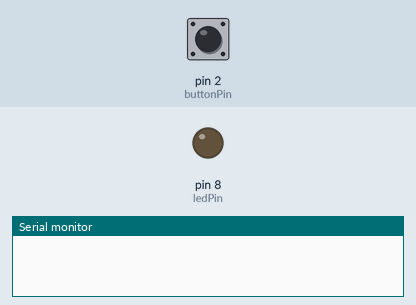
This sketch was run on a simulated Arduino Uno, built with avr-gcc and run on an emulated ATmega328P. Shown: output pins drawn as LEDs (lit = HIGH), the last lines printed to the serial monitor. Dashed ring = blinking. The inputs (shaded band) are chosen by the test bench; at power-on: pin 2 (buttonPin) LOW.

Above: at 1.2 s.
1.3 s: pin 2 (buttonPin) pulled HIGH for 0.15 s
At 2.5 s:
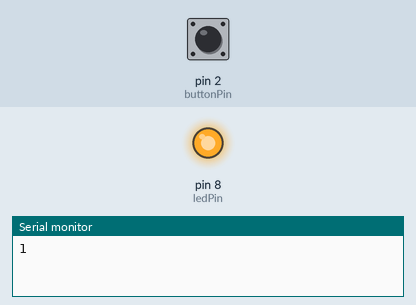
2.9 s: pin 2 (buttonPin) pulled HIGH for 1 s
At 5.6 s:
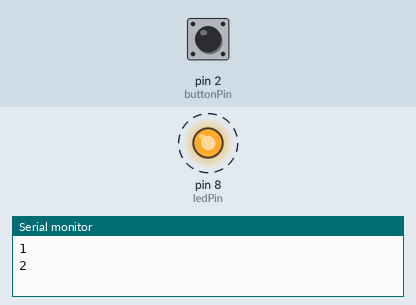
Timing chart, 0 to 12.9 s (numbered marks = the images above; inputs shaded):
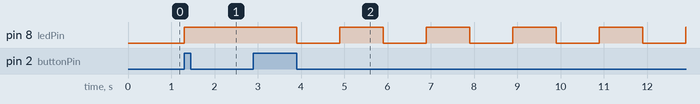

Measured:
- after the input at 1.3 s, pin 8 (ledPin): LOW → HIGH at once
- after the input at 2.9 s, pin 8 (ledPin): alternates HIGH for 1.0 s and LOW for 1.0 s, starting after 1.0 s

The sketch:

led_selector.ino
```cpp
const int buttonPin = 2;
const int ledPin = 8;

int mode = 0;

bool buttonState = LOW;
bool lastButtonState = LOW;

unsigned long lastPressTime = 0;
const unsigned long debounceTime = 200;   // stronger debounce

unsigned long previousMillis = 0;
bool ledState = LOW;

void setup() {
  pinMode(buttonPin, INPUT);
  pinMode(ledPin, OUTPUT);
  Serial.begin(9600);
}

void loop() {

  buttonState = digitalRead(buttonPin);

  // Detect press (rising edge)
  if (buttonState == HIGH && lastButtonState == LOW) {

    if (millis() - lastPressTime > debounceTime) {
      mode++;
      if (mode > 3) mode = 0;

      Serial.println(mode);
      lastPressTime = millis();
    }
  }

  lastButtonState = buttonState;

  handleMode();
}

void handleMode() {

  switch (mode) {

    case 0:
      digitalWrite(ledPin, LOW);
      break;

    case 1:
      digitalWrite(ledPin, HIGH);
      break;

    case 2:
      blink(1000);
      break;

    case 3:
      blink(200);
      break;
  }
}

void blink(unsigned long interval) {

  unsigned long currentMillis = millis();

  if (currentMillis - previousMillis >= interval) {
    previousMillis = currentMillis;
    ledState = !ledState;
    digitalWrite(ledPin, ledState);
  }
}
```
